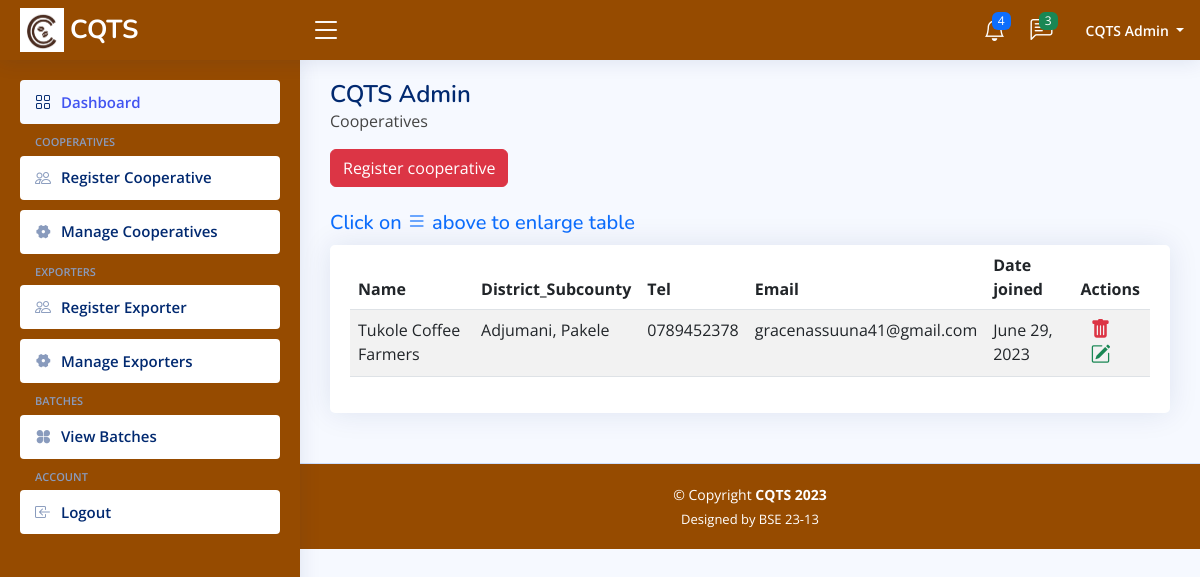
Before: /admin-manage-cooperatives with the older database file.
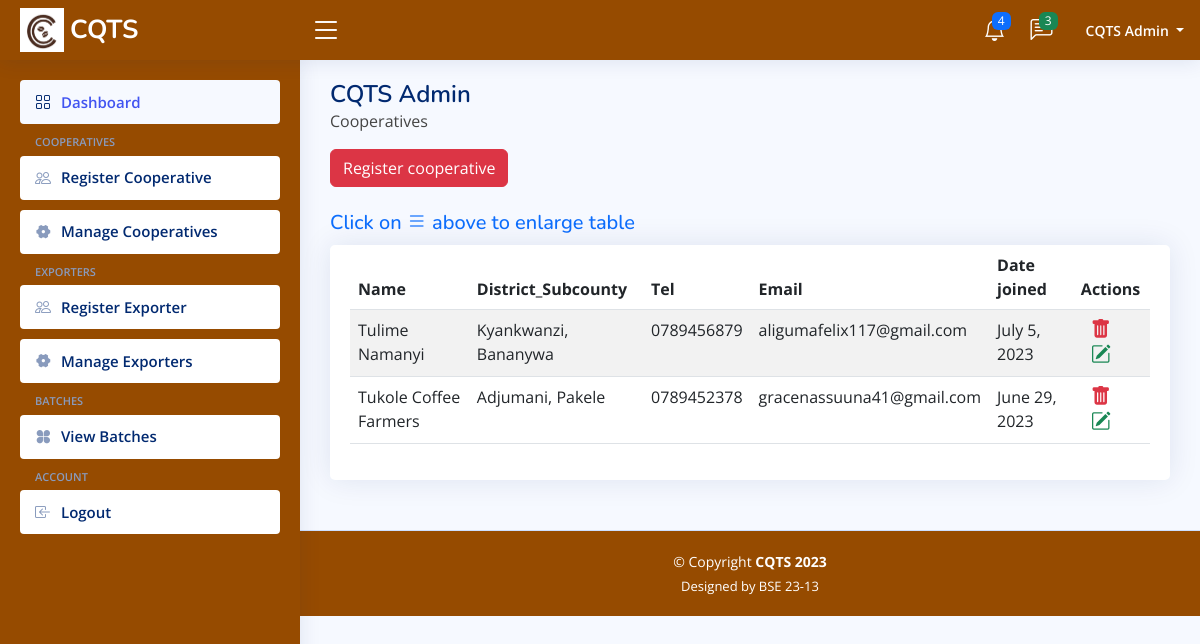
After: the same page with the newer database file.
### base/models.py (models this page shows, shortened)
class User(AbstractUser):
    email = models.EmailField(_("email address"), unique=True)
    name = models.CharField(max_length=200, null=True)
    username = None
    phone = models.CharField(max_length=200, null=True)
    about = models.TextField(null=True, blank=True)
    location = models.CharField(max_length=200, null=True)
    group = models.ForeignKey(
        Group, on_delete=models.CASCADE, null=True, blank=True, related_name='group_user')
    created_at = models.DateTimeField(auto_now_add=True)
    updated_at = models.DateTimeField(auto_now=True)
    class Meta:
        ordering = ('-updated_at', '-created_at')
    USERNAME_FIELD = 'email'
    REQUIRED_FIELDS = []
    objects = CustomUserManager()

### base/views.py (the view)
# urls.py: path('admin-manage-cooperatives', views.adminCooperativesView, name='admin-manage-cooperatives'),
def adminCooperativesView(request):
    Cooperatives = User.objects.filter(group__name='Cooperative')
    context = {'Cooperatives': Cooperatives}
    return render(request, 'base/admin/admin-manage-cooperatives.html', context)

### base/templates/base/admin/admin-manage-cooperatives.html (shortened to what this page needs)
{% extends "admin-main.html" %}
{% block content %}
    <main id="main" class="main">
        {% load static %}
        <div class="pagetitle">
            <h1>CQTS Admin</h1>
            <p>Cooperatives</p>
            <a href="{% url 'admin-cooperative-registration' %}" class="btn btn-danger">Register cooperative</a>
            <br>
            <br>
            <h5 class="text-primary inform-expand" id="inform-expand">Click on <i class="bi bi-list"></i> above to enlarge table</h5>
        </div>
        <section class="section">
            <div class="row">
                <div class="col-lg-12">
                    <div class="card">
                        <div class="card-body">
                            <div class="datatable-wrapper">
                                <table class="table datatable table-striped">
                                    <thead>
                                        <tr>
                                            <th scope="col">Name</th>
                                            <th scope="col">District_Subcounty</th>
                                            <th scope="col">Tel</th>
                                            <th scope="col">Email</th>
                                            <th scope="col">Date joined</th>
                                            <th scope="col">Actions</th>
                                        </tr>
                                    </thead>
                                    <tbody>
                                        {% for cooperative in Cooperatives %}
                                        <tr>
                                            <td scope="row">{{ cooperative.name }}</td>
                                            <td>{{ cooperative.location }}</td>
                                            <td>{{ cooperative.phone }}</td>
                                            <td>{{ cooperative.email }}</td>
                                            <td>{{ cooperative.created_at.date }}</td>
                                            <td>
                                                <a href=" {% url 'admin-delete-cooperative' cooperative.id %} " title="Delete" class="h5 text-danger"><i
                                                        class="bi bi-trash-fill"></i></a>
                                                <a href="#" title="Edit" class="h5 text-success"><i
                                                        class="bi bi-pencil-square"></i></a>
                                            </td>
                                        </tr>
                                        {% endfor %}
                                    </tbody>
                                </table>
                            </div>
                        </div>
                    </div>
                </div>
            </div>
        </section>
    </main>
    {% endblock %}

Changed rows visible on the page:
added User: name "Tulime Namanyi", location "Kyankwanzi, Bananywa", phone "0789456879", email "aligumafelix117@gmail.com", created_at "July 5, 2023"
